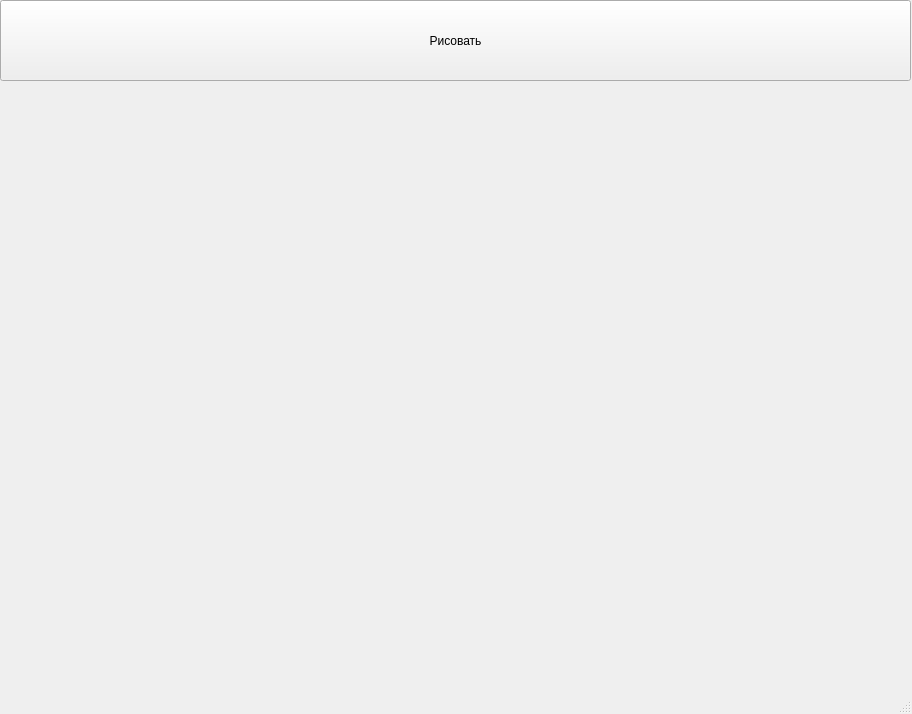
<?xml version="1.0" encoding="UTF-8"?>
<ui version="4.0">
 <class>MainWindow</class>
 <widget class="QMainWindow" name="MainWindow">
  <property name="geometry">
   <rect>
    <x>0</x>
    <y>0</y>
    <width>912</width>
    <height>714</height>
   </rect>
  </property>
  <property name="mouseTracking">
   <bool>false</bool>
  </property>
  <property name="windowTitle">
   <string>MainWindow</string>
  </property>
  <widget class="QWidget" name="centralwidget">
   <widget class="QPushButton" name="pushButton">
    <property name="geometry">
     <rect>
      <x>0</x>
      <y>0</y>
      <width>911</width>
      <height>81</height>
     </rect>
    </property>
    <property name="text">
     <string>Рисовать</string>
    </property>
   </widget>
  </widget>
  <widget class="QMenuBar" name="menubar">
   <property name="geometry">
    <rect>
     <x>0</x>
     <y>0</y>
     <width>912</width>
     <height>26</height>
    </rect>
   </property>
  </widget>
  <widget class="QStatusBar" name="statusbar"/>
 </widget>
 <resources/>
 <connections/>
</ui>
